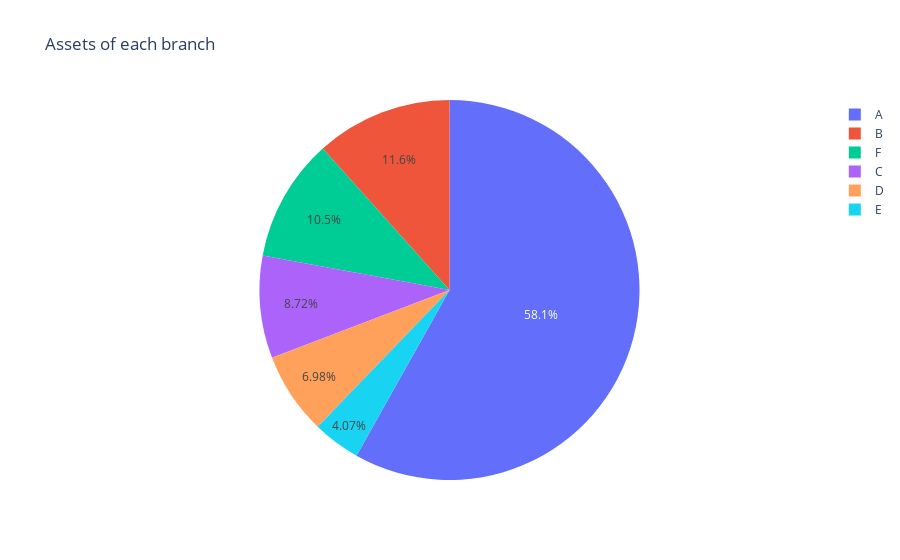

Notebook code for this chart:
### Code cell
fig = px.pie(df, values='assets', names='branch_name', title='Assets of each branch')
fig_widget = go.FigureWidget(fig)
fig.show()

### Figure 1 — Plotly figure (JSON) as saved in the notebook; plotly's stock layout.template omitted (floating-point values rounded to 4 significant figures)
{"data": [{"domain": {"x": [0, 1], "y": [0, 1]}, "hovertemplate": "branch_name=%{label}<br>assets=%{value}<extra></extra>", "labels": ["A", "B", "C", "D", "E", "F"], "legendgroup": "", "name": "", "showlegend": true, "type": "pie", "values": [100000, 20000, 15000, 12000, 7000, 18000]}], "layout": {"legend": {"tracegroupgap": 0}, "title": {"text": "Assets of each branch"}}}
